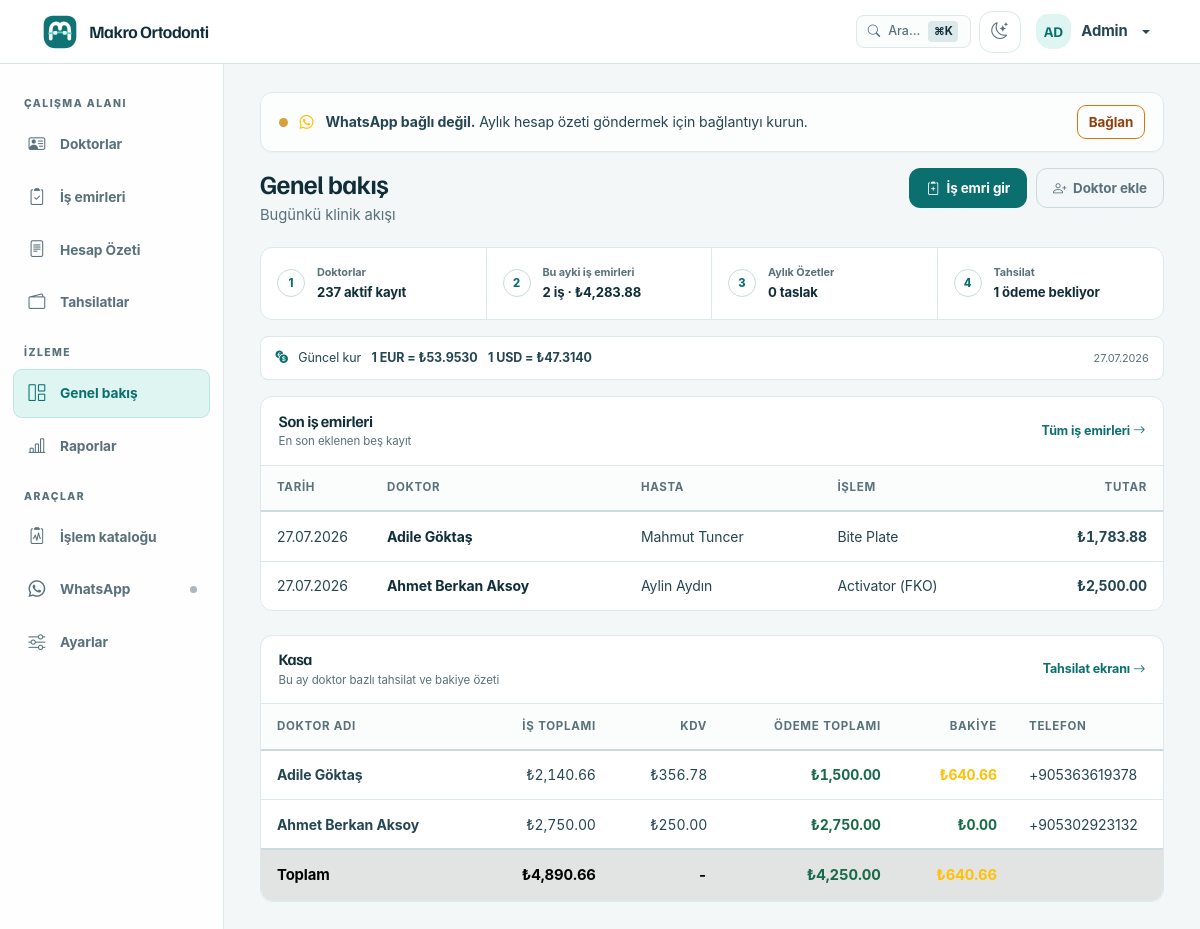
Page / (signed in) on the earlier database version.
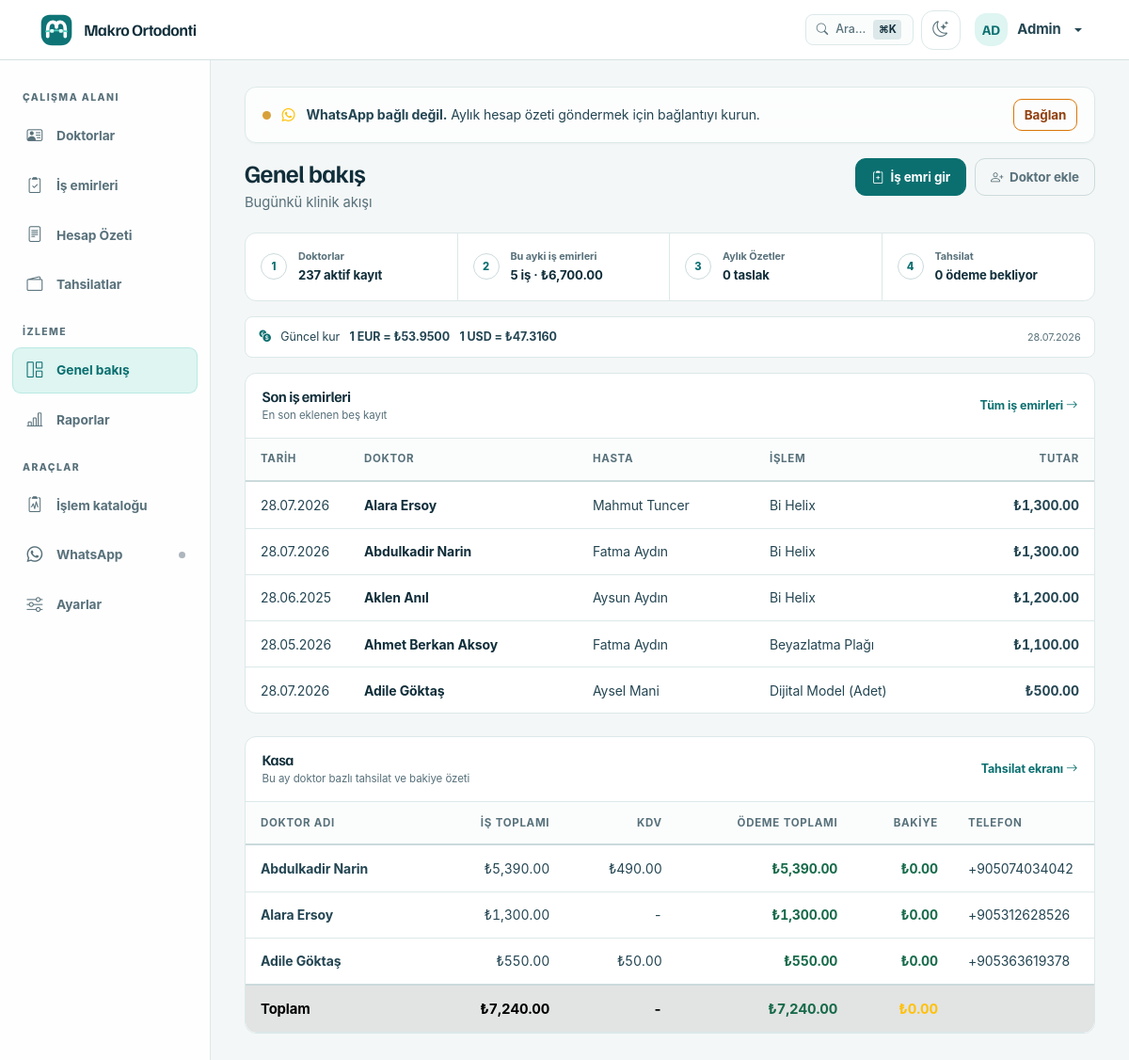
Same page on the later database version.
### app/models/models.py (models this page shows, shortened)
class ExchangeRate(Base, TimestampMixin):
    __tablename__ = "exchange_rates"
    id: Mapped[int] = mapped_column(Integer, primary_key=True, autoincrement=True)
    rate_date: Mapped[date] = mapped_column(nullable=False, index=True)
    eur_to_try: Mapped[Decimal] = mapped_column(Numeric(12, 4), nullable=False)
    usd_to_try: Mapped[Decimal] = mapped_column(Numeric(12, 4), nullable=True)
    source: Mapped[str] = mapped_column(String(50), default="ecb", nullable=False)
    __table_args__ = (
        UniqueConstraint("rate_date", "source", name="uq_exchange_rate_date_source"),
    )

class WorkOrder(Base, TimestampMixin):
    __tablename__ = "work_orders"
    id: Mapped[int] = mapped_column(Integer, primary_key=True, autoincrement=True)
    party_id: Mapped[int] = mapped_column(ForeignKey("parties.id"), nullable=False, index=True)
    work_date: Mapped[date] = mapped_column(nullable=False, index=True)
    apparatus_type: Mapped[str] = mapped_column(Text, nullable=False)
    extra_addons: Mapped[str | None] = mapped_column(Text, nullable=True)
    patient_name: Mapped[str] = mapped_column(String(200), nullable=False)
    apparatus_price: Mapped[Decimal] = mapped_column(Numeric(12, 2), nullable=False, default=Decimal("0.00"))
    extra_price: Mapped[Decimal] = mapped_column(Numeric(12, 2), nullable=False, default=Decimal("0.00"))
    total_price: Mapped[Decimal] = mapped_column(Numeric(12, 2), nullable=False, default=Decimal("0.00"))
    exchange_rate_applied: Mapped[Decimal | None] = mapped_column(Numeric(12, 4), nullable=True)
    notes: Mapped[str | None] = mapped_column(Text, nullable=True)
    party: Mapped["Party"] = relationship(lazy="selectin")

class Party(Base, TimestampMixin):
    __tablename__ = "parties"
    id: Mapped[int] = mapped_column(Integer, primary_key=True, autoincrement=True)
    party_type: Mapped[str] = mapped_column(
        SQLEnum(PartyType), nullable=False, default=PartyType.DENTIST, index=True
    )
    name: Mapped[str] = mapped_column(String(200), nullable=False)  # full name or company name
    phone: Mapped[str | None] = mapped_column(String(20), nullable=True, index=True)
    email: Mapped[str | None] = mapped_column(String(200), nullable=True)
    address: Mapped[str | None] = mapped_column(Text, nullable=True)
    tax_id: Mapped[str | None] = mapped_column(String(50), nullable=True)  # TC Kimlik / Vergi No
    notes: Mapped[str | None] = mapped_column(Text, nullable=True)
    is_active: Mapped[bool] = mapped_column(Boolean, default=True, nullable=False, index=True)
    previous_balance: Mapped[Decimal] = mapped_column(Numeric(12, 2), default=Decimal("0.00"), nullable=False)
    applies_kdv: Mapped[bool] = mapped_column(Boolean, default=False, nullable=False, index=True)
    first_name: Mapped[str | None] = mapped_column(String(100), nullable=True)
    last_name: Mapped[str | None] = mapped_column(String(100), nullable=True)
    date_of_birth: Mapped[date | None] = mapped_column(nullable=True)
    treatment_status: Mapped[str] = mapped_column(
        String(30), default="active", nullable=False, index=True
    )
    contact_person: Mapped[str | None] = mapped_column(String(150), nullable=True)
    contact_phone: Mapped[str | None] = mapped_column(String(20), nullable=True)
    referred_by_id: Mapped[int | None] = mapped_column(Integer, ForeignKey("parties.id"), nullable=True, index=True)
    referred_by = relationship("Party", remote_side="Party.id", foreign_keys=[referred_by_id], lazy="selectin")
    invoices: Mapped[list["Invoice"]] = relationship(
        back_populates="party", lazy="selectin"
    )
    patient: Mapped["Patient"] = relationship(
        back_populates="party", uselist=False, lazy="selectin"
    )
    treatments: Mapped[list["PatientTreatment"]] = relationship(
        back_populates="party", lazy="selectin"
    )
    work_orders: Mapped[list["WorkOrder"]] = relationship(
        back_populates="party", lazy="selectin"
    )
    previous_balance_payments: Mapped[list["PartyPayment"]] = relationship(
        back_populates="party",
        cascade="all, delete-orphan",
        lazy="selectin",
        order_by="PartyPayment.payment_date.desc(), PartyPayment.id.desc()",
    )
    __table_args__ = (
        UniqueConstraint("name", "phone", "party_type", name="uq_party_identity"),
    )

### app/routes/dashboard.py (the view)
@dashboard_bp.route("/")
@login_required
def index():
    total_dentists = db.session.execute(
        db.select(db.func.count(Party.id)).where(
            Party.party_type == PartyType.DENTIST,
            Party.is_active.is_(True)
        )
    ).scalar() or 0
    today = date.today()
    current_month = today.month
    current_year = today.year
    monthly_work_orders = db.session.execute(
        db.select(db.func.count(WorkOrder.id)).where(
            extract("year", WorkOrder.work_date) == current_year,
            extract("month", WorkOrder.work_date) == current_month,
        )
    ).scalar() or 0
    monthly_total_try = db.session.execute(
        db.select(db.func.coalesce(db.func.sum(WorkOrder.total_price), 0)).where(
            extract("year", WorkOrder.work_date) == current_year,
            extract("month", WorkOrder.work_date) == current_month,
        )
    ).scalar() or 0
    monthly_drafts = db.session.execute(
        db.select(db.func.count(Makbuz.id)).where(
            Makbuz.year == current_year,
            Makbuz.month == current_month,
            Makbuz.status == Makbuz.STATUS_DRAFT,
        )
    ).scalar() or 0
    awaiting_payment = db.session.execute(
        db.select(db.func.count(Makbuz.id)).where(Makbuz.status == Makbuz.STATUS_SENT)
    ).scalar() or 0
    recent_work_orders = db.session.execute(
        db.select(WorkOrder)
        .join(Party, WorkOrder.party_id == Party.id)
        .order_by(WorkOrder.created_at.desc())
        .limit(5)
    ).scalars().all()
    monthly_makbuzlar = db.session.execute(
        db.select(Makbuz)
        .join(Party, Makbuz.party_id == Party.id)
        .where(
            Makbuz.year == current_year,
            Makbuz.month == current_month,
            Party.is_active.is_(True),
            Party.party_type == PartyType.DENTIST,
        )
        .order_by(Makbuz.grand_total.desc())
    ).scalars().all()
    kasa_rows = []
    for m in monthly_makbuzlar:
        vat_display = money(m.vat_amount) if m.vat_applied else None
        kasa_rows.append({
            "doctor_name": m.party.name if m.party else "-",
            "phone": m.party.phone if m.party else "",
            "work_total": money(m.grand_total),
            "vat_total": vat_display,
            "payment_total": money(m.collected_amount),
            "balance": money(m.outstanding_amount),
        })
    kasa_rows.sort(key=lambda row: row["balance"], reverse=True)
    kasa_total_work = money(sum((row["work_total"] for row in kasa_rows), 0))
    kasa_total_payment = money(sum((row["payment_total"] for row in kasa_rows), 0))
    kasa_total_balance = money(sum((row["balance"] for row in kasa_rows), 0))
    current_rate = db.session.execute(
        db.select(ExchangeRate)
        .order_by(ExchangeRate.rate_date.desc())
        .limit(1)
    ).scalar_one_or_none()
    return render_template(
        "dashboard/index.html",
        total_dentists=total_dentists,
        monthly_work_orders=monthly_work_orders,
        monthly_total_try=monthly_total_try,
        monthly_drafts=monthly_drafts,
        awaiting_payment=awaiting_payment,
        recent_work_orders=recent_work_orders,
        kasa_rows=kasa_rows,
        kasa_total_work=kasa_total_work,
        kasa_total_payment=kasa_total_payment,
        kasa_total_balance=kasa_total_balance,
        current_rate=current_rate,
        current_usd_rate=current_rate.usd_to_try if current_rate else None,
    )

### app/__init__.py (called while the page is built, shortened)
def _get_cached_setting(key: str, default: str = "") -> str:
    now = time.monotonic()
    cached = _settings_cache.get(key)
    if cached and (now - cached[0]) < _SETTINGS_CACHE_TTL:
        return cached[1]

### app/models/models.py (called while the page is built)
def money(value: object) -> Decimal:
    if value is None:
        return Decimal("0.00")
    return Decimal(str(value)).quantize(MONEY_SCALE, rounding=ROUND_HALF_UP)

    @property
    def collected_amount(self) -> Decimal:
        if self.payment_entries:
            raw_total = money(sum((entry.amount for entry in self.payment_entries), Decimal("0.00")))
            return min(self.grand_total, raw_total) if self.grand_total > 0 else raw_total
        return min(self.grand_total, money(self.paid_amount or Decimal("0.00"))) if self.grand_total > 0 else money(self.paid_amount or Decimal("0.00"))

    @property
    def outstanding_amount(self) -> Decimal:
        return money(max(self.grand_total - self.collected_amount, Decimal("0.00")))

### app/services/exchange_service.py (called while the page is built, shortened)
def ensure_daily_rate(max_age_days: int = 2) -> dict:
    global _last_auto_check_date
    today = date.today()
    if _last_auto_check_date == today:
        return get_rate_health(max_age_days=max_age_days)

### app/templates/dashboard/index.html (shortened to what the changed rows need)
{% extends "base.html" %}  {% block content %}
<header class="workspace-header">
  <div>
    <h1>Genel bakış</h1>
  </div>
</header>
<nav class="workflow-strip" aria-label="Klinik iş akışı">
  <a href="{{ url_for('parties.list_work_orders', view='month') }}"
    ><span
      ><small>Bu ayki iş emirleri</small
      ><strong
        >{{ monthly_work_orders }} iş · ₺{{ "{:,.2f}".format(monthly_total_try)
        }}</strong
      ></span
    ></a
  >
  <a href="{{ url_for('payments.list_payments') }}"
    ><span
      ><small>Tahsilat</small
      ><strong>{{ awaiting_payment }} ödeme bekliyor</strong></span
    ></a
  >
</nav>
{% if current_rate %}
<div class="rate-line">
  <i class="bi bi-currency-exchange" aria-hidden="true"></i
  ><span>Güncel kur</span
  ><strong>1 EUR = ₺{{ "{:,.4f}".format(current_rate.eur_to_try) }}</strong
  ><strong
    >1 USD = {% if current_usd_rate %}₺{{ "{:,.4f}".format(current_usd_rate)
    }}{% else %}—{% endif %}</strong
  ><small>{{ current_rate.rate_date.strftime('%d.%m.%Y') }}</small>
</div>
{% endif %}
<section class="work-panel" aria-labelledby="recent-workorders-title">
  <div class="work-panel__header">
    <div>
      <h2 id="recent-workorders-title">Son iş emirleri</h2>
    </div>
  </div>
  <div class="table-responsive">
    <table class="table table-hover align-middle compact-table">
      <thead>
        <tr>
          <th class="text-start col-w-date">Tarih</th>
          <th class="text-start">Doktor</th>
          <th class="text-start">Hasta</th>
          <th class="text-start">İşlem</th>
          <th class="text-end">Tutar</th>
        </tr>
      </thead>
      <tbody>
        {% for wo in recent_work_orders %}
        <tr>
          <td>{{ wo.work_date.strftime('%d.%m.%Y') }}</td>
          <td>
            <a
              href="{{ url_for('parties.detail_party', party_id=wo.party_id) }}"
              >{{ wo.party.name if wo.party else '-' }}</a
            >
          </td>
          <td>{{ wo.patient_name }}</td>
          <td>
            {% set items = wo.apparatus_type|fromjson %}{% if items is iterable
            and items is not string and items|length > 0 %}{{ items[0].name if
            items[0] is mapping else items[0] }}{% else %}{{ wo.apparatus_type }}{%
            endif %}
          </td>
          <td class="text-end">
            <strong>₺{{ "{:,.2f}".format(wo.total_price) }}</strong>
          </td>
        </tr>
        {% endfor %}
      </tbody>
    </table>
  </div>
</section>
<section class="work-panel mt-4" aria-labelledby="kasa-title">
  <div class="work-panel__header">
    <div>
      <h2 id="kasa-title">Kasa</h2>
    </div>
  </div>
  <div class="table-responsive">
    <table class="table table-hover align-middle compact-table">
      <thead>
        <tr>
          <th class="text-start">Doktor Adı</th>
          <th class="text-end">İş Toplamı</th>
          <th class="text-end">KDV</th>
          <th class="text-end">Ödeme Toplamı</th>
          <th class="text-end">Bakiye</th>
          <th class="text-start col-w-phone">Telefon</th>
        </tr>
      </thead>
      <tbody>
        {% for row in kasa_rows %}
        <tr>
          <td><strong>{{ row.doctor_name }}</strong></td>
          <td class="text-end">₺{{ "{:,.2f}".format(row.work_total) }}</td>
          <td class="text-end">
            {% if row.vat_total is not none %}₺{{
            "{:,.2f}".format(row.vat_total) }}{% else %}-{% endif %}
          </td>
          <td class="text-end text-success fw-bold">
            ₺{{ "{:,.2f}".format(row.payment_total) }}
          </td>
          <td
            class="text-end fw-bold {% if row.balance > 0 %}text-warning{% else %}text-success{% endif %}"
          >
            ₺{{ "{:,.2f}".format(row.balance) }}
          </td>
          <td>{{ row.phone or '-' }}</td>
        </tr>
        {% else %}
        <tr>
          <td colspan="6" class="empty-state">
            Bu ay için hesap özeti bulunmuyor.
          </td>
        </tr>
        {% endfor %}
      </tbody>
      {% if kasa_rows %}
      <tfoot>
        <tr class="table-active fw-bold">
          <td>Toplam</td>
          <td class="text-end">₺{{ "{:,.2f}".format(kasa_total_work) }}</td>
          <td class="text-end">-</td>
          <td class="text-end text-success">
            ₺{{ "{:,.2f}".format(kasa_total_payment) }}
          </td>
          <td class="text-end text-warning">
            ₺{{ "{:,.2f}".format(kasa_total_balance) }}
          </td>
          <td></td>
        </tr>
      </tfoot>
      {% endif %}
    </table>
  </div>
</section>
{% endblock %}

Differences in the rows shown:
no longer on this page (row edited): WorkOrder: work_date "27.07.2026", party "Adile Göktaş", patient_name "Mahmut Tuncer", items "Bite Plate", total_price "1,783.88"
no longer on this page (row edited): WorkOrder: work_date "27.07.2026", party "Ahmet Berkan Aksoy", patient_name "Aylin Aydın", items "Activator (FKO)", total_price "2,500.00"
no longer on this page (row edited): Party: doctor_name "Ahmet Berkan Aksoy", work_total "2,750.00", vat_total "250.00", payment_total "2,750.00", balance "0.00", phone "+905302923132"
changed ExchangeRate: eur_to_try "53.9530" → "53.9500"; usd_to_try "47.3140" → "47.3160"; rate_date "27.07.2026" → "28.07.2026"
added WorkOrder: work_date "28.07.2026", party "Alara Ersoy", patient_name "Mahmut Tuncer", items "Bi Helix", total_price "1,300.00"
added WorkOrder: work_date "28.07.2026", party "Abdulkadir Narin", patient_name "Fatma Aydın", items "Bi Helix", total_price "1,300.00"
added WorkOrder: work_date "28.06.2025", party "Aklen Anıl", patient_name "Aysun Aydın", items "Bi Helix", total_price "1,200.00"
added WorkOrder: work_date "28.05.2026", party "Ahmet Berkan Aksoy", patient_name "Fatma Aydın", items "Beyazlatma Plağı", total_price "1,100.00"
added WorkOrder: work_date "28.07.2026", party "Adile Göktaş", patient_name "Aysel Mani", items "Dijital Model (Adet)", total_price "500.00"
now on this page (row edited): Party: doctor_name "Abdulkadir Narin", work_total "5,390.00", vat_total "490.00", payment_total "5,390.00", balance "0.00", phone "+905074034042"
now on this page (row unchanged): Party: doctor_name "Alara Ersoy", work_total "1,300.00", payment_total "1,300.00", balance "0.00", phone "+905312628526"
computed for Party "Adile Göktaş": work_total "2,140.66" → "550.00"; vat_total "356.78" → "50.00"; payment_total "1,500.00" → "550.00"; balance "640.66" → "0.00"
Other differences:
{{ monthly_work_orders }}: "2" → "5"
{{ "{:,.2f}".format(monthly_total_try) }}: "4,283.88" → "6,700.00"
{{ awaiting_payment }}: "1" → "0"
{{ "{:,.2f}".format(kasa_total_work) }}: "4,890.66" → "7,240.00"
{{ "{:,.2f}".format(kasa_total_payment) }}: "4,250.00" → "7,240.00"
{{ "{:,.2f}".format(kasa_total_balance) }}: "640.66" → "0.00"
